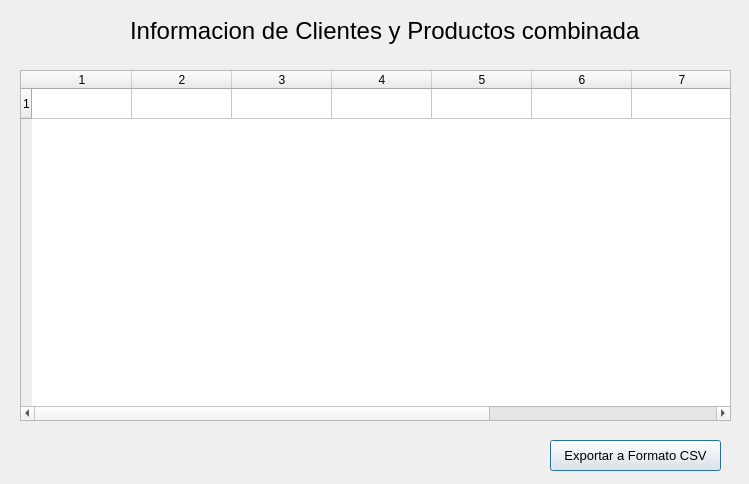
<?xml version="1.0" encoding="UTF-8"?>
<ui version="4.0">
 <class>Dialog</class>
 <widget class="QDialog" name="Dialog">
  <property name="geometry">
   <rect>
    <x>0</x>
    <y>0</y>
    <width>749</width>
    <height>484</height>
   </rect>
  </property>
  <property name="windowTitle">
   <string>DialogVista</string>
  </property>
  <widget class="QLabel" name="label">
   <property name="geometry">
    <rect>
     <x>130</x>
     <y>10</y>
     <width>551</width>
     <height>41</height>
    </rect>
   </property>
   <property name="font">
    <font>
     <pointsize>18</pointsize>
    </font>
   </property>
   <property name="text">
    <string>Informacion de Clientes y Productos combinada</string>
   </property>
  </widget>
  <widget class="QPushButton" name="BotoReporte1">
   <property name="geometry">
    <rect>
     <x>550</x>
     <y>440</y>
     <width>171</width>
     <height>31</height>
    </rect>
   </property>
   <property name="font">
    <font>
     <pointsize>10</pointsize>
    </font>
   </property>
   <property name="text">
    <string>Exportar a Formato CSV</string>
   </property>
  </widget>
  <widget class="QTableWidget" name="tableVista">
   <property name="geometry">
    <rect>
     <x>20</x>
     <y>70</y>
     <width>711</width>
     <height>351</height>
    </rect>
   </property>
   <property name="rowCount">
    <number>1</number>
   </property>
   <property name="columnCount">
    <number>9</number>
   </property>
   <row/>
   <column/>
   <column/>
   <column/>
   <column/>
   <column/>
   <column/>
   <column/>
   <column/>
   <column/>
  </widget>
 </widget>
 <resources/>
 <connections/>
</ui>
